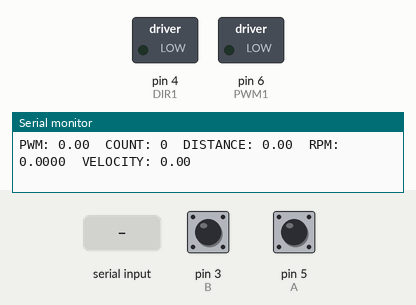
This sketch was run on a simulated Arduino Uno, built with avr-gcc and run on an emulated ATmega328P. On the bench: switched loads named in the sketch (green lamp = pin HIGH), the last lines printed to the serial monitor. The inputs (shaded band) are chosen by the test bench; at power-on: pin 3 (B) HIGH, pin 5 (A) HIGH.

Above: at 1.2 s.
1.3 s: "90,45\n" received over Serial
At 2.8 s:
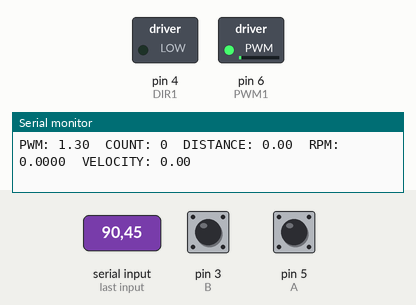
5.9 s: "30,150\n" received over Serial
At 16.5 s:
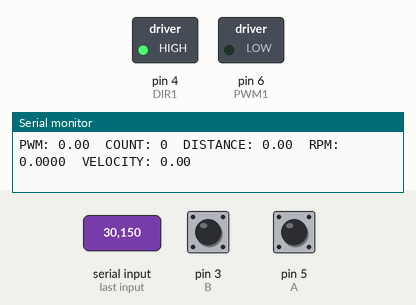
Timing chart, 0 to 18.0 s (numbered marks = the images above; inputs shaded):
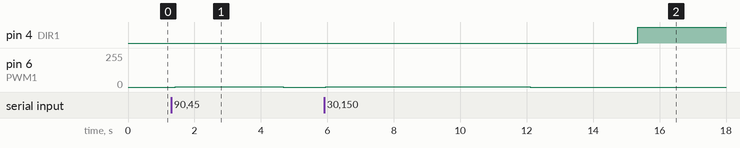

Measured:
- after the input at 1.3 s, pin 6 (PWM1): 0/255 → 1/255 after 0.12 s, → 0/255 3.3 s later
- after the input at 5.9 s, pin 4 (DIR1): LOW → HIGH after 9.4 s instead of 5.2 s; pin 6 (PWM1): 0/255 → 1/255 after 0.06 s, → 2/255 0.06 s later, → 1/255 2.9 s later, → 0/255 3.2 s later

The sketch:

motor_driver.ino
```cpp
/* tiva_encoder.ino
 * reads encoder position and speed
 * outputs data to Serial monitor
 * sends input PWM to motor
 * NOT OPTIMIZED - look for ways to improve performance
 */

#include <TimerOne.h>
#include <time.h>

#define CN 40.00 //counts per revolution on the encoder. used to be 80, but answers were halved. make sure it goes to hundredths place.
#define T 0.1 //velocity calculation time interval in seconds
#define A 5 //encoder A: pin 5
#define B 3 //encoder B: pin 3
#define DIR1 4 //direction 1: pin 4
#define PWM1 6 //PWM 1: pin 6
#define RAD 10.16 //radius of wheel in cm
#define CT 100 //time to change between new input PWMs (no units)

//initialize global variables
//volatile variables can be changed inside interrupts
volatile int a;  //state of encoder signal A
volatile int b;  //state of encoder signal B
volatile long int count;  //angular Position in encoder counts
volatile long int countOld;  //previous count (for calculating speed)
volatile double rpm; //rotations per minute
const double RPMfactor = 60 / (CN * T); //part of RPM calculation
double distance; //distance traveled in meters
double velocity; //velocity in meters/sec
int pwmIn = 0; //PWM input value
int pwmOld = 0; //store previous PWM for rate of change
float pwmWrite = 0; //PWM value sent to the motor

//interrupt service routine for encoder signal A
//increments or decrements count
void transitionA()
{
  a = digitalRead(A);
  b = digitalRead(B);
  b == 0 ? (a == 0 ? count++ : count--) : (a == 0 ? count-- : count++);
}

//interrupt service routine for encoder signal B
//increments or decrements count
void transitionB()
{
  b = digitalRead(B);
  a = digitalRead(A);
  a == 0 ? (b == 0 ? count++ : count--) : (b == 0 ? count-- : count++);
}

//calculates RPM with count change over constant time change
void calcRPM() {
  rpm = (double) RPMfactor * (count - countOld);
  countOld = count;
}

//resets count and velocity variables, measures t, a, and b
void resetEncoder()
{
  count = 0;
  countOld = 0;
  rpm = 0;
  distance = 0;
  velocity = 0;
  pwmIn = 0;

  a = digitalRead(A);
  b = digitalRead(B);
}

//takes new PWM input and changes to it linearly
float changePWM(float pwmCurrent, int pwmBegin, int pwmEnd, float t) {
  float pwmTrans;

  if(pwmEnd > pwmBegin) {
    if(pwmCurrent < pwmEnd) {
      pwmTrans = pwmCurrent - (pwmBegin - pwmEnd)/t;
    } else {
      pwmTrans = pwmEnd;
    }
  } else if(pwmEnd < pwmBegin) {
    if (pwmCurrent > pwmEnd) {
      pwmTrans = pwmCurrent - (pwmBegin - pwmEnd)/t;
    } else {
      pwmTrans = pwmEnd;
    }
  }
  return pwmTrans;
}

void setup()
{
  //set encoder pins as inputs
  pinMode(A, INPUT);
  pinMode(B, INPUT);
  pinMode(DIR1, OUTPUT);
  pinMode(PWM1, OUTPUT);

  //begin serial monitor
  Serial.begin(9600);

  //set interrupt service routines to run when signals A and B are changed
  attachInterrupt(digitalPinToInterrupt(A), transitionA, CHANGE);
  attachInterrupt(digitalPinToInterrupt(B), transitionB, CHANGE);

  //set timer interrupt service routines to calculate velocity at certain time intervals
  Timer1.initialize(T*1000000);
  Timer1.attachInterrupt(calcRPM);

  //initialize PWM and direction. **should this get put in resetEncoder function?
  digitalWrite(DIR1, LOW);
  analogWrite(PWM1, 0);

  //reset encoder measurements
  resetEncoder();
}

void loop()
{
  //take PWM input
  if(Serial.available() > 0) {
     pwmOld = pwmWrite;
     pwmIn = Serial.parseFloat();
     pwmIn = constrain(pwmIn, -254, 254); //255 and -255 wouldn't run at full speed for some reason
  }


  //linear PWM change to input PWM value
  pwmWrite = changePWM(pwmWrite, pwmOld, pwmIn, CT);
  pwmWrite = constrain(pwmWrite, -254, 254); //255 and -255 wouldn't run at full speed for some reason

  //set motor direction on DIR1 output pin
  if(pwmWrite > 0) {
    digitalWrite(DIR1, LOW);
  } else if(pwmWrite < 0) {
    digitalWrite(DIR1, HIGH);
  }

  //write PWM value to PWM1 output pin
  analogWrite(PWM1, abs(pwmWrite));

  distance = (2*PI*RAD)*(count/CN)/100.00;
  velocity = (2*PI*RAD)*rpm/6000;

  //print relevant parameters
  Serial.print("PWM: ");
  Serial.print(pwmWrite);
  Serial.print("\tCOUNT: ");
  Serial.print(count);
  Serial.print("\tDISTANCE: ");
  Serial.print(distance);
  Serial.print("\tRPM: ");
  Serial.print(rpm, 4);
  Serial.print("\tVELOCITY: ");
  Serial.println(velocity);
}
```
